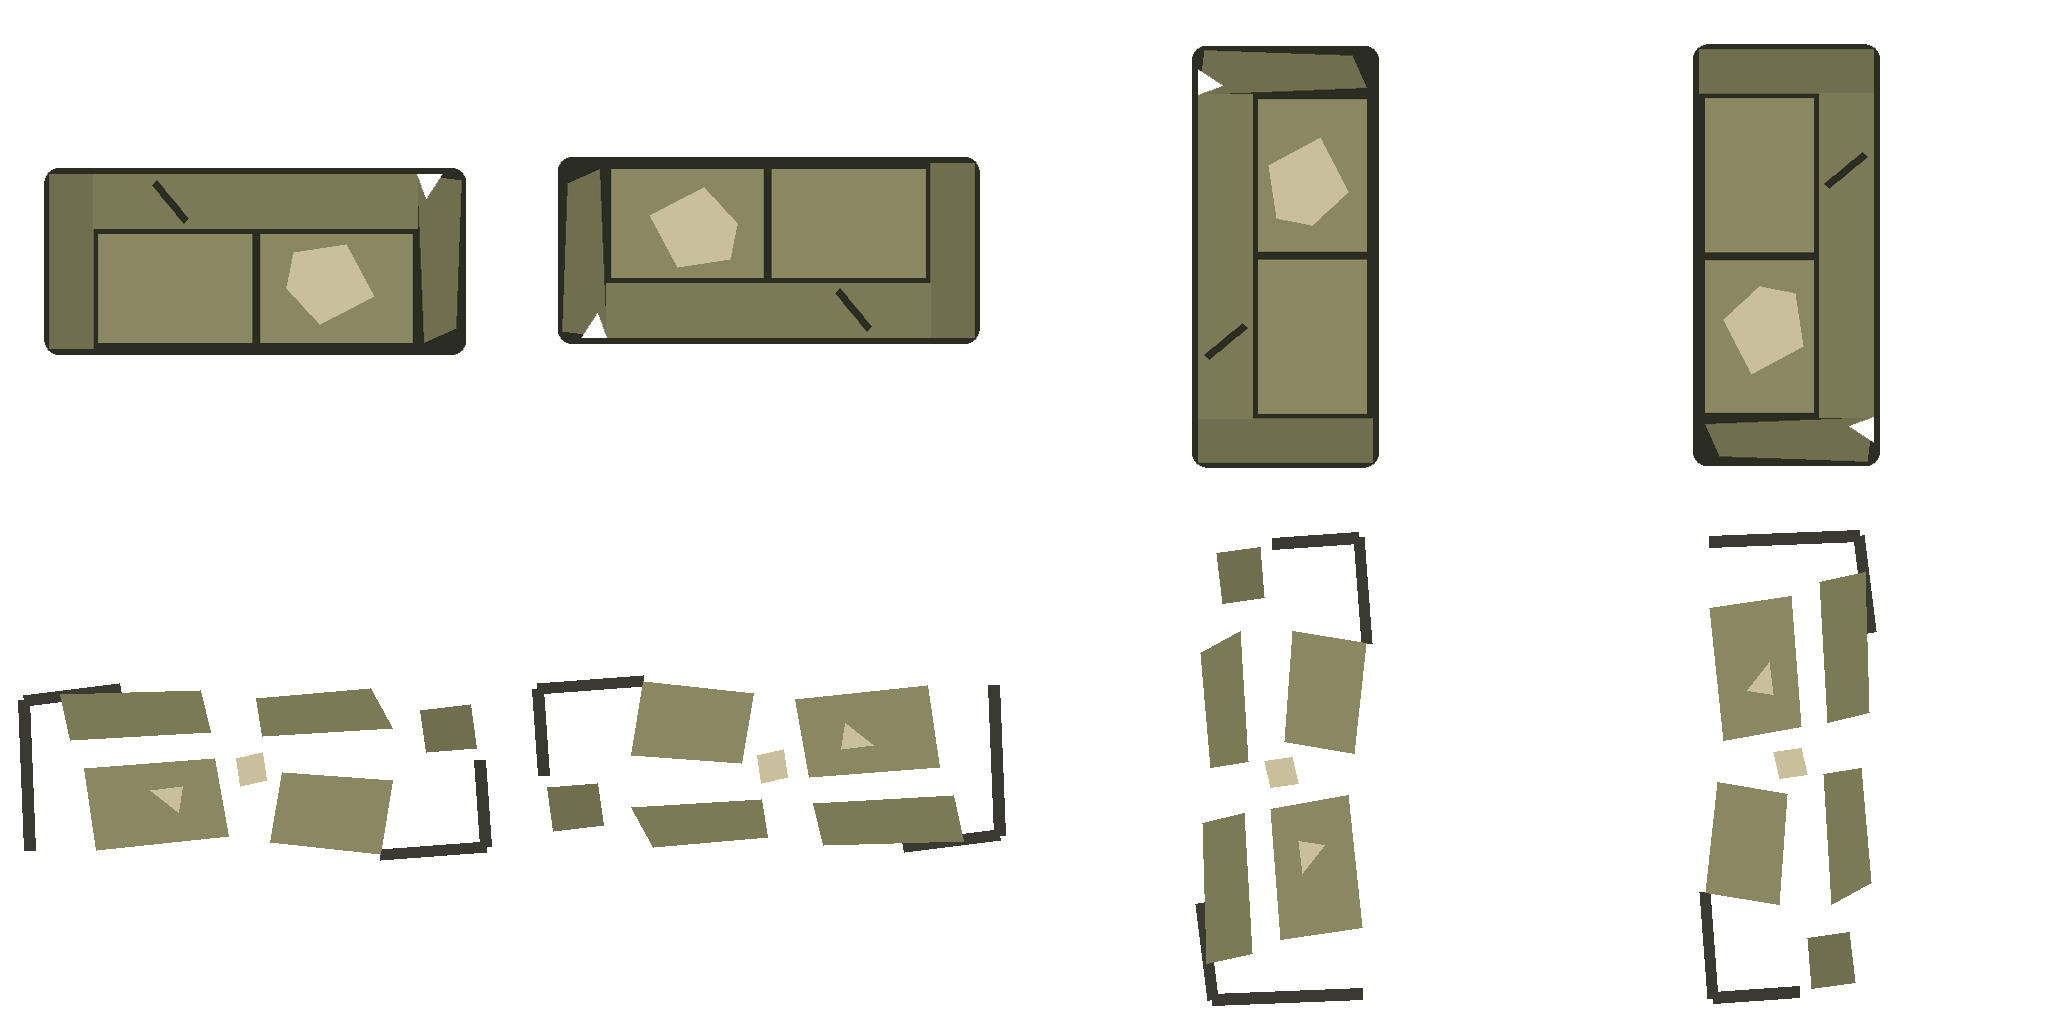

The Python source for this figure:
from pathlib import Path
from PIL import Image, ImageDraw
import json

# Renders the ImageGen inputs for the residential sofa damage states: the intact sofas as a material reference and
# a geometry guide (columns back N, S, W, E; rows damaged, destroyed). Each slot is drawn back-north and turned.
root = Path(__file__).resolve().parents[2]
ids = ['doodad.residential-sofa-h', 'doodad.residential-sofa-back-s',
       'doodad.residential-sofa-v', 'doodad.residential-sofa-back-e']
turns = [0, 180, 90, 270]
doc = json.loads((root / 'mod/data/tilesets/doodads.tileset.json').read_text())
atlas = Image.open(root / 'mod' / doc['sheet'])
px = doc['cellPx']
reference = Image.new('RGBA', (2048, 512))
guide = Image.new('RGBA', (2048, 1024))
ARM, BACK, SEAT, SEAM, FOAM, FRAME = '#6f6f4f', '#7b7a57', '#8a8862', '#2c2d22', '#c9bf9a', '#3a3a33'
for i, id in enumerate(ids):
    d = next(x for x in doc['doodads'] if x['id'] == id)
    w, h = d['footprintCells']
    x, y = d['col'] * px, d['row'] * px
    crop = atlas.crop((x, y, x + w * px, y + h * px)).resize((w * 256, h * 256), Image.Resampling.NEAREST)
    reference.paste(crop, (i * 512 + (512 - w * 256) // 2, (512 - h * 256) // 2))
    for state in range(2):
        sofa = Image.new('RGBA', (512, 256))
        draw = ImageDraw.Draw(sofa)
        if state == 0:
            # Still a sofa: arms, back and seat in place; one arm caved, a slashed cushion, foam showing.
            draw.rounded_rectangle((14, 40, 498, 226), radius=16, fill=SEAM)
            draw.rectangle((20, 46, 70, 220), fill=ARM)
            draw.polygon([(442, 46), (492, 52), (486, 200), (450, 214)], fill=ARM)
            draw.rectangle((70, 46, 442, 100), fill=BACK)
            draw.rectangle((76, 106, 252, 214), fill=SEAT)
            draw.rectangle((262, 106, 436, 214), fill=SEAT)
            draw.polygon([(300, 124), (360, 116), (392, 168), (330, 196), (292, 160)], fill=FOAM)
            draw.line([(140, 54), (176, 92)], fill=SEAM, width=8)
            draw.polygon([(442, 46), (470, 46), (452, 70)], fill=(0, 0, 0, 0))
            # Narrow it to the intact sprite's own width, 44..466 of the slot.
            narrowed = sofa.crop((14, 0, 498, 256)).resize((422, 256), Image.Resampling.BICUBIC)
            sofa = Image.new('RGBA', (512, 256))
            sofa.paste(narrowed, (44, 0))
        else:
            # Flattened: a bent frame rail, a split back, cushions thrown apart, loose foam; ground between.
            draw.line([(30, 210), (24, 60), (120, 48)], fill=FRAME, width=12)
            draw.line([(380, 214), (486, 206), (480, 120)], fill=FRAME, width=12)
            draw.polygon([(60, 54), (200, 50), (210, 92), (70, 100)], fill=BACK)
            draw.polygon([(256, 58), (370, 48), (392, 88), (262, 96)], fill=BACK)
            draw.polygon([(84, 128), (214, 118), (228, 196), (96, 210)], fill=SEAT)
            draw.polygon([(282, 132), (392, 140), (380, 214), (270, 202)], fill=SEAT)
            draw.polygon([(420, 70), (470, 64), (476, 108), (426, 112)], fill=ARM)
            draw.polygon([(236, 118), (262, 112), (266, 140), (240, 146)], fill=FOAM)
            draw.polygon([(150, 150), (182, 146), (178, 172)], fill=FOAM)
        sofa = sofa.rotate(turns[i], expand=True)
        guide.paste(sofa, (i * 512 + (512 - sofa.width) // 2, state * 512 + (512 - sofa.height) // 2))
reference.save(root / 'art-source/templates/residential-sofa-reference.png')
guide.save(root / 'art-source/templates/residential-sofa-damage-guide.png')
